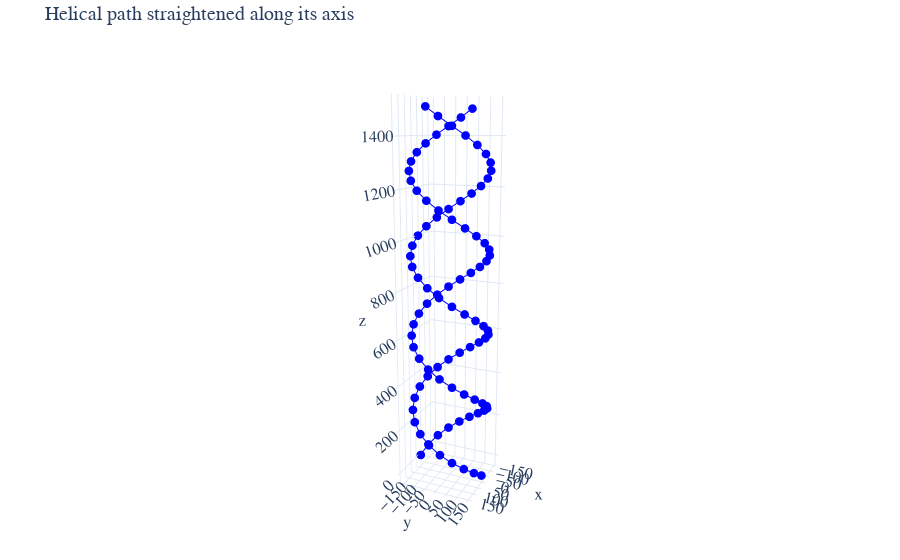

Notebook source saved alongside this figure:
### Code cell
x, y, z = points.T


fig = go.Figure()

rotated = make_second_helix(points_straight)
x,y,z = rotated.T
fig.add_trace(go.Scatter3d(x=x, y=y, z=z, ))


x, y, z = points_straight.T
fig.add_trace(go.Scatter3d(x=x, y=y, z=z, ))


#x, y, z = make_line(axis_origin + axis_direction * 500, axis_direction, length=1000).T
#fig.add_trace(go.Scatter3d(x=x, y=y, z=z, ))


#fig.update_layout(scene=dict(xaxis_title='x', yaxis_title='y', zaxis_title='z'))
fig.update_layout(
    scene=dict(
        xaxis=dict(range=None, autorange=True),
        yaxis=dict(range=None, autorange=True),
        zaxis=dict(range=None, autorange=True)
    )
)
fig.update_layout(
    scene=dict(
        aspectmode='data'   # ensures equal scaling for x, y, z
    )
)

fig.update_layout(
    template="plotly_white",          # clean background
    scene=dict(
        aspectmode="data",            # equal axes
        xaxis=dict(showbackground=False, showgrid=True, zeroline=False),
        yaxis=dict(showbackground=False, showgrid=True, zeroline=False),
        zaxis=dict(showbackground=False, showgrid=True, zeroline=False),
    ),
    margin=dict(l=0, r=0, t=40, b=0),
    font=dict(size=14, family="Arial"),
)

fig.update_layout(
    dragmode="turntable",        # intuitive rotation
    scene_camera=dict(eye=dict(x=4, y=1.8, z=1.2)),  # pleasant starting view
)

fig.update_traces(marker=dict(size=3, color='blue'))
fig.update_layout(showlegend=False, title_text="Helical path straightened along its axis")


fig.show()  # fully interactive in browser/notebook
fig.write_html("plot.html")  # shareable file

### Figure 1 — Plotly figure (JSON) as saved in the notebook; plotly's stock layout.template omitted (floating-point values rounded to 4 significant figures)
{"data": [{"marker": {"color": "blue", "size": 3}, "type": "scatter3d", "x": [24.92, 72.32, 112.6, 141.9, 157.3, 157.2, 141.7, 112.4, 72.02, 24.59, -25.25, -72.61, -112.9, -142.0, -157.3, -157.2, -141.6, -112.2, -71.73, -24.27, 25.57, 72.9, 113.1, 142.2, 157.4, 157.1, 141.4, 111.9, 71.43, 23.94, -25.9, -73.2, -113.3, -142.3, -157.4, -157.0, -141.3, -111.7, -71.14, -23.61, 26.22, 73.49, 113.6, 142.5, 157.5, 157.0], "y": [157.2, 141.8, 112.5, 72.17, 24.76, -25.08, -72.46, -112.7, -142.0, -157.3, -157.2, -141.7, -112.3, -71.88, -24.43, 25.41, 72.76, 113.0, 142.1, 157.3, 157.1, 141.5, 112.0, 71.58, 24.1, -25.73, -73.05, -113.2, -142.3, -157.4, -157.1, -141.4, -111.8, -71.29, -23.78, 26.06, 73.34, 113.4, 142.4, 157.4, 157.0, 141.2, 111.6, 70.99, 23.45, -26.39], "z": [0.0, 33.41, 66.81, 100.2, 133.6, 167.0, 200.4, 233.8, 267.3, 300.7, 334.1, 367.5, 400.9, 434.3, 467.7, 501.1, 534.5, 567.9, 601.3, 634.7, 668.1, 701.5, 734.9, 768.3, 801.8, 835.2, 868.6, 902.0, 935.4, 968.8, 1002.0, 1036.0, 1069.0, 1102.0, 1136.0, 1169.0, 1203.0, 1236.0, 1269.0, 1303.0, 1336.0, 1370.0, 1403.0, 1436.0, 1470.0, 1503.0]}, {"marker": {"color": "blue", "size": 3}, "type": "scatter3d", "x": [-24.92, -72.32, -112.6, -141.9, -157.3, -157.2, -141.7, -112.4, -72.02, -24.59, 25.25, 72.61, 112.9, 142.0, 157.3, 157.2, 141.6, 112.2, 71.73, 24.27, -25.57, -72.9, -113.1, -142.2, -157.4, -157.1, -141.4, -111.9, -71.43, -23.94, 25.9, 73.2, 113.3, 142.3, 157.4, 157.0, 141.3, 111.7, 71.14, 23.61, -26.22, -73.49, -113.6, -142.5, -157.5, -157.0], "y": [-157.2, -141.8, -112.5, -72.17, -24.76, 25.08, 72.46, 112.7, 142.0, 157.3, 157.2, 141.7, 112.3, 71.88, 24.43, -25.41, -72.76, -113.0, -142.1, -157.3, -157.1, -141.5, -112.0, -71.58, -24.1, 25.73, 73.05, 113.2, 142.3, 157.4, 157.1, 141.4, 111.8, 71.29, 23.78, -26.06, -73.34, -113.4, -142.4, -157.4, -157.0, -141.2, -111.6, -70.99, -23.45, 26.39], "z": [0.0, 33.41, 66.81, 100.2, 133.6, 167.0, 200.4, 233.8, 267.3, 300.7, 334.1, 367.5, 400.9, 434.3, 467.7, 501.1, 534.5, 567.9, 601.3, 634.7, 668.1, 701.5, 734.9, 768.3, 801.8, 835.2, 868.6, 902.0, 935.4, 968.8, 1002.0, 1036.0, 1069.0, 1102.0, 1136.0, 1169.0, 1203.0, 1236.0, 1269.0, 1303.0, 1336.0, 1370.0, 1403.0, 1436.0, 1470.0, 1503.0]}], "layout": {"dragmode": "turntable", "font": {"family": "Arial", "size": 14}, "margin": {"b": 0, "l": 0, "r": 0, "t": 40}, "scene": {"aspectmode": "data", "camera": {"eye": {"x": 4, "y": 1.8, "z": 1.2}}, "xaxis": {"autorange": true, "showbackground": false, "showgrid": true, "zeroline": false}, "yaxis": {"autorange": true, "showbackground": false, "showgrid": true, "zeroline": false}, "zaxis": {"autorange": true, "showbackground": false, "showgrid": true, "zeroline": false}}, "showlegend": false, "title": {"text": "Helical path straightened along its axis"}}}
